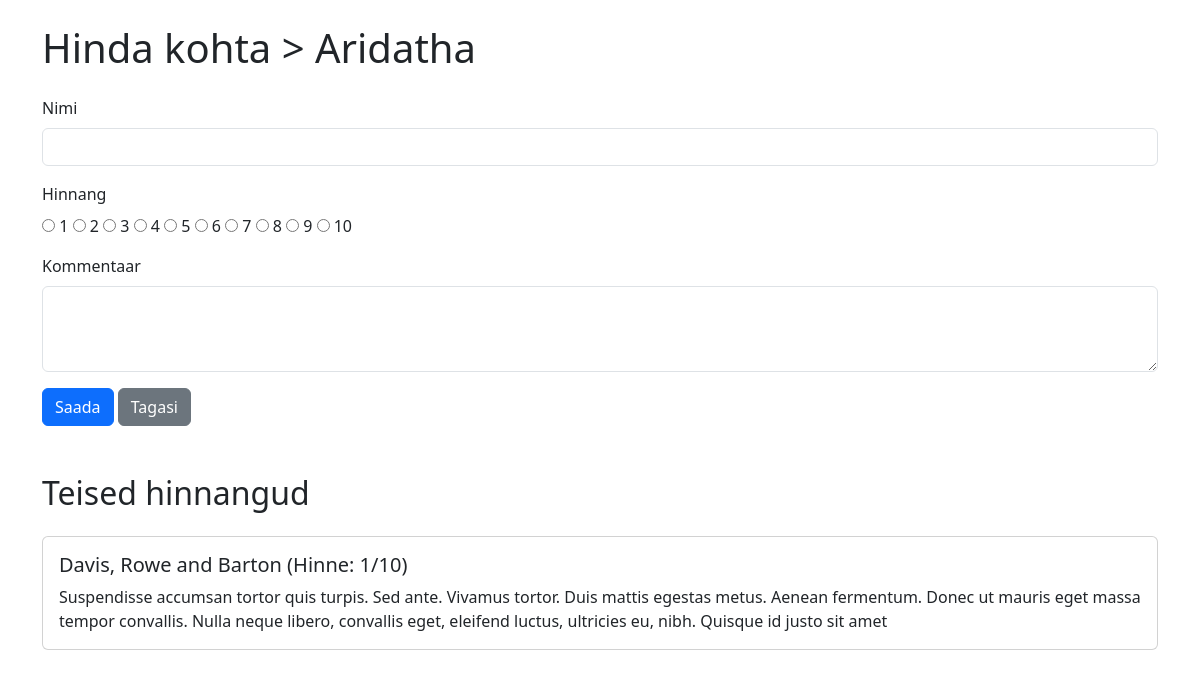
Screenshot of /Tieto/hinda_kohta.php?id=88 with the database file from the repository.
### tables this page shows
CREATE TABLE `toidukohad` (
  `id` int(6) NOT NULL,
  `nimi` varchar(255) NOT NULL,
  `asukoht` varchar(255) NOT NULL,
  `keskmine_hinne` double NOT NULL,
  `hinnatud` int(6) NOT NULL
);

CREATE TABLE `hinnangud` (
  `id` int(6) NOT NULL,
  `nimi` varchar(255) NOT NULL,
  `kommentaar` varchar(255) NOT NULL,
  `hinnang` int(2) NOT NULL,
  `toidukohad_id` int(6) NOT NULL
);

### Tieto/hinda_kohta.php (the view, shortened to what this page needs)
<?php include ('config.php');
if (isset($_GET['id'])) {
    $toidukohad_id = $_GET['id'];
    $stmt = $yhendus->prepare("SELECT nimi, asukoht FROM toidukohad WHERE id = ?");
    $stmt->bind_param('i', $toidukohad_id);
    $stmt->execute();
    $result = $stmt->get_result();
    $toidukoht = $result->fetch_assoc();
}
?>
<!doctype html>
<html lang="et">
<head>
    <link href="https://cdn.jsdelivr.net/npm/bootstrap@5.3.2/dist/css/bootstrap.min.css" rel="stylesheet" />
</head>
<body>
<div class="container">
    <h1 class="my-4">Hinda kohta > <?php echo isset($toidukoht['nimi']) ? $toidukoht['nimi'] : 'Tundmatu'; ?></h1>
    <form method="post" action="">
        <div class="mb-3">
            <label for="nimi" class="form-label">Nimi</label>
            <input type="text" class="form-control" id="nimi" name="nimi" value="<?php echo isset($nimi) ? htmlspecialchars($nimi) : ''; ?>">
        </div>
        <div class="mb-3">
            <label for="hinnang" class="form-label">Hinnang</label><br>
            <?php for ($i = 1; $i <= 10; $i++): ?>
                <input type="radio" id="hinnang<?php echo $i; ?>" name="hinnang" value="<?php echo $i; ?>" <?php echo (isset($hinnang) && $hinnang == $i) ? 'checked' : ''; ?>>
                <label for="hinnang<?php echo $i; ?>"><?php echo $i; ?></label>
            <?php endfor; ?>
        </div>
        <div class="mb-3">
            <label for="kommentaar" class="form-label">Kommentaar</label>
            <textarea class="form-control" id="kommentaar" name="kommentaar" rows="3"><?php echo isset($kommentaar) ? htmlspecialchars($kommentaar) : ''; ?></textarea>
        </div>
        <button type="submit" class="btn btn-primary">Saada</button>
        <a href="index.php" class="btn btn-secondary">Tagasi</a>
    </form>
    <br>
    <h2 class="my-4">Teised hinnangud</h2>
    <div>
    <?php
    $stmt = $yhendus->prepare("SELECT nimi, hinnang, kommentaar FROM hinnangud WHERE toidukohad_id = ?");
    $stmt->bind_param('i', $toidukohad_id);
    $stmt->execute();
    $result = $stmt->get_result();
    if ($result->num_rows > 0) {
        while ($hinnang = $result->fetch_assoc()) {
            echo "<div class='card mb-3'>";
            echo "<div class='card-body'>";
            echo "<h5 class='card-title'>" . htmlspecialchars($hinnang['nimi']) . " (Hinne: " . $hinnang['hinnang'] . "/10)</h5>";
            echo "<p class='card-text'>" . htmlspecialchars($hinnang['kommentaar']) . "</p>";
            echo "</div>";
            echo "</div>";
        }
    } else {
        echo "<p>Hetkel pole ühtegi hinnangut.</p>";
    }
    ?>
    </div>
</div>
</body>
</html>

### rows the page displays
toidukohad: nimi "Aridatha"
hinnangud: nimi "Davis, Rowe and Barton", hinnang "1", kommentaar "Suspendisse accumsan tortor quis turpis. Sed ante. Vivamus tortor. Duis mattis egestas metus. Aenean fermentum. Donec ut mauris eget massa tempor convallis. Nulla neque libero, convallis eget, eleifend luctus, ultricies eu, nibh. Quisque id justo sit amet"
